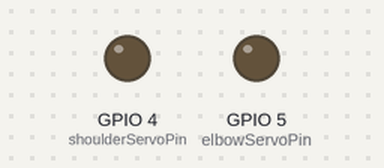
The sketch below on a simulated ESP8266 (NodeMCU). Shown: output pins drawn as LEDs (lit = HIGH).

Above: at 0.1 s.
At 32.1 s:
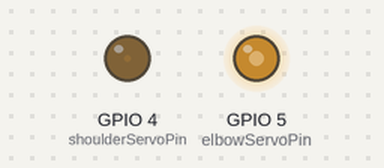
Timing chart, 0 to 33.6 s (numbered marks = the images above):
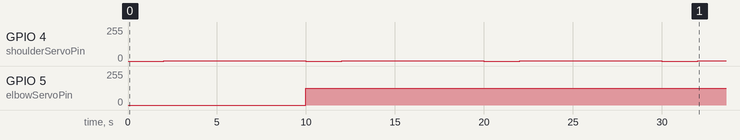

The sketch:

test.ino
```cpp
#include <Arduino.h>

const int shoulderServoPin = 4;
const int elbowServoPin = 5;

void setup(void)
{
  pinMode(shoulderServoPin, OUTPUT);
  pinMode(elbowServoPin, OUTPUT);
  analogWriteFreq(333);
  analogWriteRange(3000);
}

void loop()
{
  for(int i = 10; i < 20; i++)
  {
    analogWrite(shoulderServoPin, i);
    delay(1000);
  }
  analogWrite(elbowServoPin, 1500);
}
```

Measured:
- by itself, GPIO 4 (shoulderServoPin): alternates 1/255 for 8.0 s and 0/255 for 2.0 s
- by itself, GPIO 5 (elbowServoPin): 0/255 → 127/255 at 10.0 s
